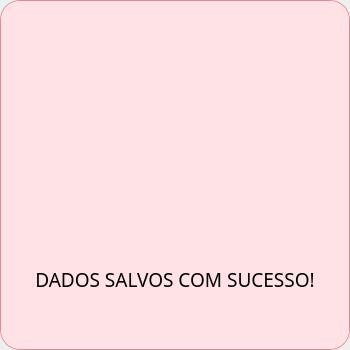
<?xml version="1.0" encoding="UTF-8"?>
<ui version="4.0">
 <class>Dialog</class>
 <widget class="QDialog" name="Dialog">
  <property name="geometry">
   <rect>
    <x>0</x>
    <y>0</y>
    <width>350</width>
    <height>350</height>
   </rect>
  </property>
  <property name="minimumSize">
   <size>
    <width>350</width>
    <height>350</height>
   </size>
  </property>
  <property name="maximumSize">
   <size>
    <width>350</width>
    <height>350</height>
   </size>
  </property>
  <property name="windowTitle">
   <string>Dialog</string>
  </property>
  <layout class="QHBoxLayout" name="horizontalLayout">
   <property name="spacing">
    <number>0</number>
   </property>
   <property name="leftMargin">
    <number>0</number>
   </property>
   <property name="topMargin">
    <number>0</number>
   </property>
   <property name="rightMargin">
    <number>0</number>
   </property>
   <property name="bottomMargin">
    <number>0</number>
   </property>
   <item>
    <widget class="QFrame" name="frame">
     <property name="minimumSize">
      <size>
       <width>350</width>
       <height>350</height>
      </size>
     </property>
     <property name="maximumSize">
      <size>
       <width>350</width>
       <height>350</height>
      </size>
     </property>
     <property name="styleSheet">
      <string notr="true">background-color: #FEE2E6; border-radius: 20px; border: 1px solid #E58893</string>
     </property>
     <property name="frameShape">
      <enum>QFrame::StyledPanel</enum>
     </property>
     <property name="frameShadow">
      <enum>QFrame::Raised</enum>
     </property>
     <layout class="QVBoxLayout" name="verticalLayout">
      <property name="spacing">
       <number>0</number>
      </property>
      <property name="leftMargin">
       <number>0</number>
      </property>
      <property name="topMargin">
       <number>0</number>
      </property>
      <property name="rightMargin">
       <number>0</number>
      </property>
      <property name="bottomMargin">
       <number>0</number>
      </property>
      <item>
       <widget class="QFrame" name="frame_3">
        <property name="font">
         <font>
          <family>Abel</family>
          <pointsize>14</pointsize>
         </font>
        </property>
        <property name="mouseTracking">
         <bool>true</bool>
        </property>
        <property name="styleSheet">
         <string notr="true">border:0px</string>
        </property>
        <property name="frameShape">
         <enum>QFrame::NoFrame</enum>
        </property>
        <property name="frameShadow">
         <enum>QFrame::Raised</enum>
        </property>
        <layout class="QVBoxLayout" name="verticalLayout_2" stretch="5,2">
         <property name="spacing">
          <number>0</number>
         </property>
         <property name="leftMargin">
          <number>0</number>
         </property>
         <property name="topMargin">
          <number>0</number>
         </property>
         <property name="rightMargin">
          <number>0</number>
         </property>
         <property name="bottomMargin">
          <number>0</number>
         </property>
         <item>
          <widget class="QFrame" name="frame_2">
           <property name="styleSheet">
            <string notr="true">border: none</string>
           </property>
           <property name="frameShape">
            <enum>QFrame::StyledPanel</enum>
           </property>
           <property name="frameShadow">
            <enum>QFrame::Raised</enum>
           </property>
           <layout class="QHBoxLayout" name="horizontalLayout_2">
            <property name="spacing">
             <number>0</number>
            </property>
            <property name="leftMargin">
             <number>0</number>
            </property>
            <property name="topMargin">
             <number>0</number>
            </property>
            <property name="rightMargin">
             <number>0</number>
            </property>
            <property name="bottomMargin">
             <number>0</number>
            </property>
            <item>
             <widget class="QLabel" name="label_imagem_salvo">
              <property name="minimumSize">
               <size>
                <width>150</width>
                <height>150</height>
               </size>
              </property>
              <property name="maximumSize">
               <size>
                <width>150</width>
                <height>150</height>
               </size>
              </property>
              <property name="text">
               <string/>
              </property>
              <property name="pixmap">
               <pixmap>icons/salve-.png</pixmap>
              </property>
              <property name="scaledContents">
               <bool>true</bool>
              </property>
             </widget>
            </item>
           </layout>
          </widget>
         </item>
         <item>
          <widget class="QLabel" name="label_pop_up_dados_salvos">
           <property name="font">
            <font>
             <family>Abel</family>
             <pointsize>14</pointsize>
            </font>
           </property>
           <property name="styleSheet">
            <string notr="true"/>
           </property>
           <property name="frameShape">
            <enum>QFrame::NoFrame</enum>
           </property>
           <property name="text">
            <string>&lt;html&gt;&lt;head/&gt;&lt;body&gt;&lt;p align=&quot;center&quot;&gt;DADOS SALVOS COM SUCESSO!&lt;/p&gt;&lt;p &lt;/body&gt;&lt;/html&gt;</string>
           </property>
           <property name="alignment">
            <set>Qt::AlignCenter</set>
           </property>
           <property name="wordWrap">
            <bool>false</bool>
           </property>
          </widget>
         </item>
        </layout>
       </widget>
      </item>
     </layout>
    </widget>
   </item>
  </layout>
 </widget>
 <resources/>
 <connections/>
</ui>
